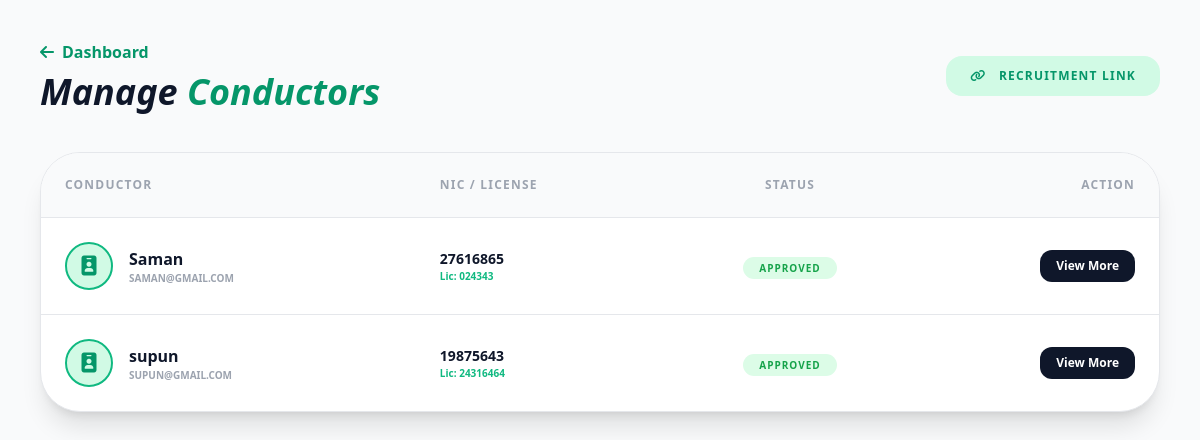
Screenshot of /manage_conductors.php (signed in) with the database file from the repository.
### tables this page shows
CREATE TABLE `conductors` (
  `id` int(11) NOT NULL,
  `owner_id` int(11) NOT NULL,
  `full_name` varchar(255) NOT NULL,
  `email` varchar(100) NOT NULL,
  `nic_number` varchar(20) NOT NULL,
  `dob` date DEFAULT NULL,
  `mobile_number` varchar(15) DEFAULT NULL,
  `address` text DEFAULT NULL,
  `conductor_license_no` varchar(50) DEFAULT NULL,
  `experience_years` int(11) DEFAULT NULL,
  `license_photo` varchar(255) DEFAULT NULL,
  `license_expiry` date DEFAULT NULL,
  `emergency_contact` varchar(15) DEFAULT NULL,
  `password` varchar(255) DEFAULT NULL,
  `status` enum('pending','approved','rejected') DEFAULT 'pending',
  `created_at` timestamp NOT NULL DEFAULT current_timestamp(),
  `job_status` enum('active','deactive') DEFAULT 'deactive',
  `bus_id` int(11) DEFAULT NULL
);

### manage_conductors.php (the view, shortened to what this page needs)
<?php
require_once 'db_config.php';
$owner_id = $_SESSION['user_id'];
$sql = "SELECT * FROM conductors WHERE owner_id = $owner_id ORDER BY status DESC, created_at DESC";
$result = $conn->query($sql);
?>
<!DOCTYPE html>
<html lang="en">
<head>
    <script src="https://cdn.tailwindcss.com"></script>
    <link rel="stylesheet" href="https://cdnjs.cloudflare.com/ajax/libs/font-awesome/6.4.0/css/all.min.css">
</head>
<body class="bg-gray-50 dark:bg-slate-900 text-slate-900 dark:text-slate-100 min-h-screen p-6 md:p-10 transition-colors">
    <div class="max-w-7xl mx-auto">
        <div class="flex flex-col md:flex-row justify-between items-start md:items-center mb-10 gap-4">
            <div>
                <a href="bus_owner_dashboard.php" class="text-emerald-600 font-bold flex items-center mb-2 hover:underline">
                    <i class="fas fa-arrow-left mr-2"></i> Dashboard
                </a>
                <h1 class="text-4xl font-black italic">Manage <span class="text-emerald-600">Conductors</span></h1>
            </div>
            <button onclick="navigator.clipboard.writeText('http://localhost/drivezone/conductor_register.php?ref=<?php echo $owner_id; ?>'); alert('Link Copied!');"
                class="bg-emerald-100 dark:bg-emerald-900/30 text-emerald-600 px-6 py-3 rounded-2xl font-black text-xs uppercase tracking-widest hover:bg-emerald-600 hover:text-white transition">
                <i class="fas fa-link mr-2"></i> Recruitment Link
            </button>
        </div>
        <div class="bg-white dark:bg-slate-800 rounded-[40px] shadow-xl overflow-hidden border dark:border-slate-700">
            <table class="w-full text-left">
                <thead class="bg-gray-50 dark:bg-slate-900/50 border-b dark:border-slate-700 text-gray-400">
                    <tr>
                        <th class="p-6 text-xs font-black uppercase tracking-widest">Conductor</th>
                        <th class="p-6 text-xs font-black uppercase tracking-widest">NIC / License</th>
                        <th class="p-6 text-xs font-black uppercase tracking-widest text-center">Status</th>
                        <th class="p-6 text-xs font-black uppercase tracking-widest text-right">Action</th>
                    </tr>
                </thead>
                <tbody class="divide-y dark:divide-slate-700">
                    <?php while($row = $result->fetch_assoc()): ?>
                    <tr class="hover:bg-emerald-50/30 dark:hover:bg-emerald-900/10 transition">
                        <td class="p-6 flex items-center space-x-4">
                            <div class="w-12 h-12 bg-emerald-100 dark:bg-emerald-900/30 rounded-full flex items-center justify-center text-emerald-600 border-2 border-emerald-500">
                                <i class="fas fa-id-badge text-xl"></i>
                            </div>
                            <div>
                                <p class="font-black"><?php echo $row['full_name']; ?></p>
                                <p class="text-[10px] text-gray-400 font-bold uppercase"><?php echo $row['email']; ?></p>
                            </div>
                        </td>
                        <td class="p-6">
                            <p class="text-sm font-bold"><?php echo $row['nic_number']; ?></p>
                            <p class="text-[10px] text-emerald-500 font-black">Lic: <?php echo $row['conductor_license_no']; ?></p>
                        </td>
                        <td class="p-6 text-center">
                            <?php
                                $s = $row['status'];
                                $color = ($s == 'approved') ? 'bg-green-100 text-green-600' : (($s == 'pending') ? 'bg-orange-100 text-orange-600' : 'bg-red-100 text-red-600');
                                echo "<span class='px-4 py-1 rounded-full text-[10px] font-black uppercase tracking-widest $color'>$s</span>";
                            ?>
                        </td>
                        <td class="p-6 text-right space-x-2">
                            <button onclick='showDetails(<?php echo json_encode($row); ?>)' class="bg-slate-900 dark:bg-white dark:text-slate-900 text-white px-4 py-2 rounded-xl text-xs font-bold hover:scale-105 transition">View More</button>
                        </td>
                    </tr>
                    <?php endwhile; ?>
                </tbody>
            </table>
        </div>
    </div>
</body>
</html>

### rows the page displays
conductors: full_name "Saman", email "SAMAN@GMAIL.COM", nic_number "27616865", conductor_license_no "024343", status "APPROVED"
conductors: full_name "supun", email "SUPUN@GMAIL.COM", nic_number "19875643", conductor_license_no "24316464", status "APPROVED"
